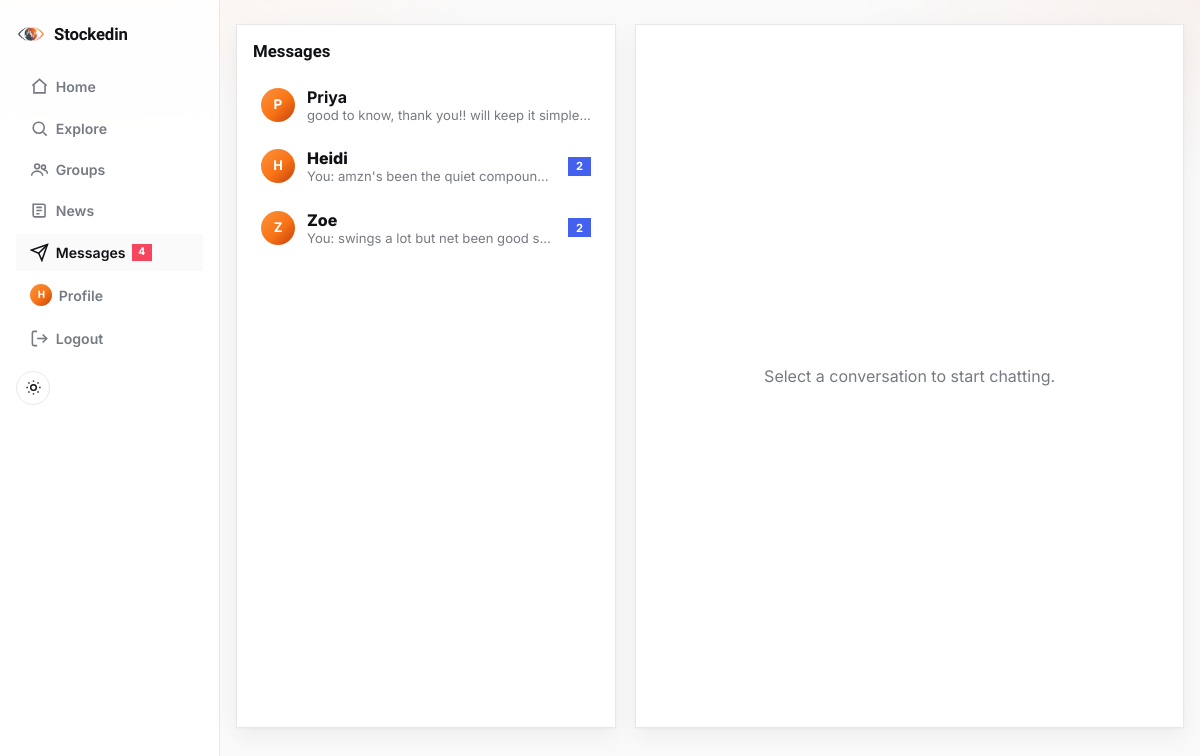
/messages (signed in), run on the app's committed database.
### models.py (models this page shows, shortened)
class User(UserMixin, db.Model):
    __tablename__ = "users"
    id = db.Column(db.Integer, primary_key=True)
    username = db.Column(db.String(32), unique=True, nullable=False, index=True)
    email = db.Column(db.String(120), unique=True, nullable=False)
    password_hash = db.Column(db.String(256), nullable=False)
    bio = db.Column(db.String(200))
    created_at = db.Column(db.DateTime, default=datetime.utcnow, nullable=False)
    university = db.Column(db.String(120), index=True)
    degree = db.Column(db.String(120))
    grad_year = db.Column(db.Integer)
    portfolio = db.relationship(
        "Portfolio",
        back_populates="owner",
        uselist=False,
        cascade="all, delete-orphan",
    )
    likes = db.relationship("Like", back_populates="user", cascade="all, delete-orphan")
    comments = db.relationship(
        "Comment", back_populates="user", cascade="all, delete-orphan"
    )
    predictions = db.relationship(
        "Prediction",
        back_populates="user",
        cascade="all, delete-orphan",
        order_by="Prediction.created_at.desc()",
    )
    group_memberships = db.relationship(
        "GroupMembership", back_populates="user", cascade="all, delete-orphan"
    )
    following = db.relationship(
        "Follow",
        foreign_keys="Follow.follower_id",
        back_populates="follower",
        cascade="all, delete-orphan",
    )
    followers = db.relationship(
        "Follow",
        foreign_keys="Follow.followed_id",
        back_populates="followed",
        cascade="all, delete-orphan",
    )
    @property
    def mutual_friends(self):
        following_ids = {f.followed_id for f in self.following}
        follower_ids = {f.follower_id for f in self.followers}
        mutual_ids = following_ids & follower_ids
        if not mutual_ids:
            return []
        return User.query.filter(User.id.in_(mutual_ids)).order_by(User.username).all()
    @property
    def unread_message_count(self):
        return Message.query.filter_by(recipient_id=self.id, read_at=None).count()

class Message(db.Model):
    __tablename__ = "messages"
    id = db.Column(db.Integer, primary_key=True)
    sender_id = db.Column(db.Integer, db.ForeignKey("users.id"), nullable=False)
    recipient_id = db.Column(db.Integer, db.ForeignKey("users.id"), nullable=False)
    body = db.Column(db.String(1000), nullable=False)
    created_at = db.Column(db.DateTime, default=datetime.utcnow, nullable=False)
    read_at = db.Column(db.DateTime)
    sender = db.relationship("User", foreign_keys=[sender_id])
    recipient = db.relationship("User", foreign_keys=[recipient_id])

### routes_messages.py (the view)
@login_required
def inbox():
    return render_template("messages_inbox.html", threads=_build_threads(), active_username=None)

### app.py (called while the page is built)
def create_app():
    app = Flask(__name__, instance_relative_config=True)
    app.config.from_object(Config)
    db.init_app(app)
    login_manager.init_app(app)
    csrf.init_app(app)
    routes_auth.register(app)
    routes_portfolio.register(app)
    routes_social.register(app)
    routes_news.register(app)
    routes_messages.register(app)
    routes_discover.register(app)
    routes_groups.register(app)
    routes_predictions.register(app)
    @app.context_processor
    def inject_unread_message_count():
        if current_user.is_authenticated:
            return {"unread_message_count": current_user.unread_message_count}
        return {"unread_message_count": 0}
    return app

### models.py (called while the page is built)
@login_manager.user_loader
def load_user(user_id):
    return db.session.get(User, int(user_id))

### routes_messages.py (called while the page is built)
def _thread_query(user_a_id, user_b_id):
    return Message.query.filter(
        or_(
            and_(Message.sender_id == user_a_id, Message.recipient_id == user_b_id),
            and_(Message.sender_id == user_b_id, Message.recipient_id == user_a_id),
        )
    )

def _build_threads():
    friends = current_user.mutual_friends
    threads = []
    for friend in friends:
        last_message = (
            _thread_query(current_user.id, friend.id)
            .order_by(Message.created_at.desc())
            .first()
        )
        unread_count = Message.query.filter_by(
            sender_id=friend.id, recipient_id=current_user.id, read_at=None
        ).count()
        threads.append(
            {"friend": friend, "last_message": last_message, "unread_count": unread_count}
        )
    threads.sort(
        key=lambda t: t["last_message"].created_at if t["last_message"] else datetime.min,
        reverse=True,
    )
    return threads

### templates/messages_inbox.html (shortened to what this page needs)
{% extends "base.html" %}
{% block container_class %}container-wide{% endblock %}
{% block content %}
  <div class="messages-layout">
    {% include "_thread_list.html" %}
    <div class="messages-panel messages-panel-empty">
      <p class="empty-state">Select a conversation to start chatting.</p>
    </div>
  </div>
{% endblock %}

### templates/base.html (shortened to what this page needs)
<!doctype html>
<html lang="en">
<head>
  <link rel="stylesheet" href="{{ url_for('static', filename='style.css') }}">
</head>
<body>
  <nav class="navbar">
    <a class="brand" href="{{ url_for('feed') if current_user.is_authenticated else url_for('login') }}">
      <img class="brand-mark" src="{{ url_for('static', filename='images/logo-icon.png') }}" alt="">
      Stockedin
    </a>
    <div class="nav-links">
      {% if current_user.is_authenticated %}
        <a href="{{ url_for('feed') }}" class="nav-link {{ 'active' if request.endpoint == 'feed' }}">
          <svg viewBox="0 0 24 24" fill="none" stroke="currentColor" stroke-width="2"><path d="M3 11l9-8 9 8"/><path d="M5 10v10h14V10"/></svg>
          <span>Home</span>
        </a>
        <a href="{{ url_for('explore') }}" class="nav-link {{ 'active' if request.endpoint == 'explore' }}">
          <svg viewBox="0 0 24 24" fill="none" stroke="currentColor" stroke-width="2"><circle cx="11" cy="11" r="7"/><path d="m21 21-4.3-4.3"/></svg>
          <span>Explore</span>
        </a>
        <a href="{{ url_for('groups_home') }}" class="nav-link {{ 'active' if request.endpoint in ('groups_home', 'group_detail', 'group_new', 'group_join') }}">
          <svg viewBox="0 0 24 24" fill="none" stroke="currentColor" stroke-width="2"><circle cx="9" cy="8" r="3"/><path d="M2 20c0-3.3 3.1-6 7-6s7 2.7 7 6"/><circle cx="17" cy="9" r="2.5"/><path d="M17 12.5c2.5 0 5 1.8 5 5"/></svg>
          <span>Groups</span>
        </a>
        <a href="{{ url_for('news') }}" class="nav-link {{ 'active' if request.endpoint == 'news' }}">
          <svg viewBox="0 0 24 24" fill="none" stroke="currentColor" stroke-width="2"><path d="M4 4h13a2 2 0 0 1 2 2v13a1 1 0 0 1-1 1H6a2 2 0 0 1-2-2z"/><path d="M8 8h7M8 12h7M8 16h4"/></svg>
          <span>News</span>
        </a>
        <a href="{{ url_for('inbox') }}" class="nav-link {{ 'active' if request.endpoint in ('inbox', 'thread') }}">
          <svg viewBox="0 0 24 24" fill="none" stroke="currentColor" stroke-width="2"><path d="M22 2 11 13"/><path d="M22 2 15 22l-4-9-9-4z"/></svg>
          <span>Messages</span>
          {% if unread_message_count %}<span class="nav-badge">{{ unread_message_count }}</span>{% endif %}
        </a>
        <a href="{{ url_for('profile', username=current_user.username) }}" class="nav-link {{ 'active' if request.endpoint == 'profile' and request.view_args.username == current_user.username }}">
          <span class="avatar avatar-nav">{{ current_user.username[0]|upper }}</span>
          <span>Profile</span>
        </a>
        <a href="{{ url_for('logout') }}" class="nav-link">
          <svg viewBox="0 0 24 24" fill="none" stroke="currentColor" stroke-width="2"><path d="M9 21H5a2 2 0 0 1-2-2V5a2 2 0 0 1 2-2h4"/><path d="M16 17l5-5-5-5"/><path d="M21 12H9"/></svg>
          <span>Logout</span>
        </a>
      {% else %}
        <a class="nav-link" href="{{ url_for('login') }}"><span>Login</span></a>
        <a class="nav-link" href="{{ url_for('signup') }}"><span>Sign up</span></a>
      {% endif %}
      <button type="button" id="theme-toggle" class="theme-toggle" aria-label="Toggle dark mode">
        <svg class="icon-sun" viewBox="0 0 24 24" fill="none" stroke="currentColor" stroke-width="2"><circle cx="12" cy="12" r="4"/><path d="M12 2v2M12 20v2M4.9 4.9l1.4 1.4M17.7 17.7l1.4 1.4M2 12h2M20 12h2M4.9 19.1l1.4-1.4M17.7 6.3l1.4-1.4"/></svg>
      </button>
    </div>
  </nav>
  <main class="container {% block container_class %}{% endblock %}">
    {% block content %}{% endblock %}
  </main>
</body>
</html>

### templates/_thread_list.html
<div class="messages-sidebar">
  <h2 class="messages-sidebar-title">Messages</h2>
  {% if threads %}
    <ul class="thread-list">
      {% for t in threads %}
        <li>
          <a class="thread-row {{ 'unread' if t.unread_count else '' }} {{ 'active' if active_username == t.friend.username else '' }}"
             href="{{ url_for('thread', username=t.friend.username) }}">
            <span class="avatar">{{ t.friend.username[0]|upper }}</span>
            <span class="thread-info">
              <strong>{{ t.friend.username|capitalize }}</strong>
              {% if t.last_message %}
                <span class="thread-preview">
                  {{ "You: " if t.last_message.sender_id == current_user.id else "" }}{{ t.last_message.body }}
                </span>
              {% else %}
                <span class="thread-preview empty">Say hello</span>
              {% endif %}
            </span>
            {% if t.unread_count %}<span class="unread-badge">{{ t.unread_count }}</span>{% endif %}
          </a>
        </li>
      {% endfor %}
    </ul>
  {% else %}
    <p class="empty-state">
      No conversations yet. You can message anyone who follows you back &mdash;
      follow someone from the <a href="{{ url_for('feed') }}">feed sidebar</a> and see if they follow back.
    </p>
  {% endif %}
</div>

### data on the page
User: username "H"
User: friend "P", friend.username "Priya"
Message: last_message.body "good to know, thank you!! will keep it simple…"
User: friend "H", friend.username "Heidi"
Message: last_message.body "amzn's been the quiet compoun…"
User: friend "Z", friend.username "Zoe"
Message: last_message.body "swings a lot but net been good s…"

### other printed values
{{ unread_message_count }} "4"
{{ "You: " if t.last_message.sender_id == current_user.id else "" }} "You:" "You:"
{{ t.unread_count }} "2" "2"
